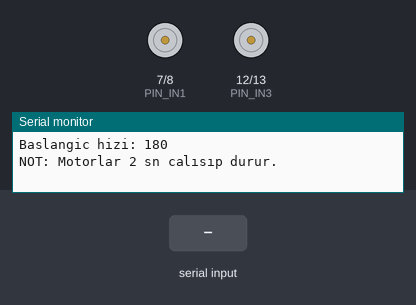
The sketch below on a simulated Arduino Uno, built with avr-gcc and run on an emulated ATmega328P. On the bench: motor-driver pin pairs drawn as motors (green arrow = first pin HIGH = forward, orange = second pin HIGH = backward, longer = more drive, scaled by the enable pin), the last lines printed to the serial monitor. Inputs (shaded band) come from the test bench.

Above: at 1.4 s.
1.5 s: "f" received over Serial
At 2.2 s:
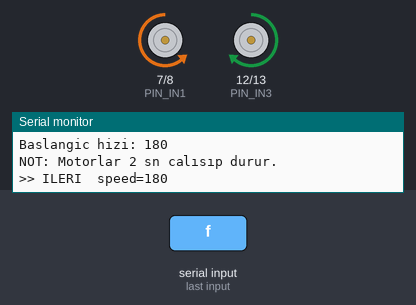
4.5 s: "b" received over Serial
At 5.6 s:
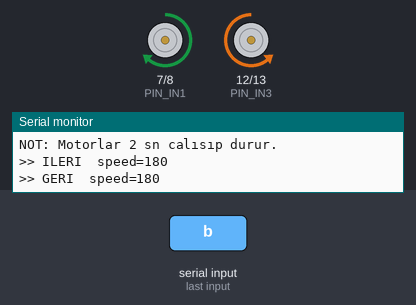
7.5 s: "l" received over Serial
At 7.9 s:
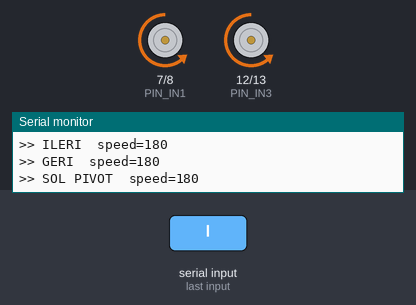
10.5 s: "r" received over Serial
At 11.4 s:
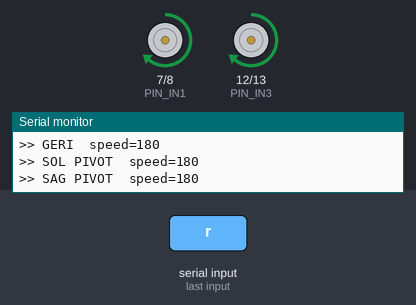
Timing chart, 0 to 14.0 s (numbered marks = the images above; inputs shaded):
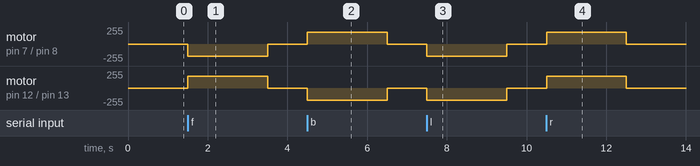

The sketch:

step5_motor_test.ino
```cpp
// =====================================================================
// MEGABUS — Step 5: L298N Motor Testi
//
// Pin planı:
//   D5  = ENA → Sağ motor PWM
//   D6  = ENB → Sol motor PWM
//   D7  = IN1 → Sağ yön A
//   D8  = IN2 → Sağ yön B
//   D12 = IN3 → Sol yön A
//   D13 = IN4 → Sol yön B
//
// L298N ENA/ENB jumper'ları ÇIKARILMIŞ olmalı (PWM D5/D6'dan geliyor).
// Motor gücü harici bataryadan; L298N 5V pini Arduino'ya BAĞLANMAZ.
//
// Yön ters dönüyorsa ilgili define'ı true yap:
#define INVERT_RIGHT true
#define INVERT_LEFT  false
//
// Serial Monitor: 115200 baud
// Komutlar (büyük/küçük fark etmez):
//   f → İleri (2 sn)
//   b → Geri  (2 sn)
//   l → Sol pivot (2 sn)
//   r → Sağ pivot (2 sn)
//   s → Dur
//   + → Hızı artır (50 adım)
//   - → Hızı azalt (50 adım)
// =====================================================================

#define PIN_ENA  5    // Sağ PWM
#define PIN_ENB  6    // Sol PWM
#define PIN_IN1  7    // Sağ A
#define PIN_IN2  8    // Sağ B
#define PIN_IN3  12   // Sol A
#define PIN_IN4  13   // Sol B

const int MIN_PWM  = 100;   // Motorun dönmeye başladığı minimum
const int MAX_PWM  = 255;   // analogWrite max (Arduino Uno 8-bit)
int speed = 180;

// ---------- düşük seviye ----------

void setRight(bool fwd, int pwm) {
  bool a = INVERT_RIGHT ? !fwd : fwd;
  digitalWrite(PIN_IN1, a  ? HIGH : LOW);
  digitalWrite(PIN_IN2, a  ? LOW  : HIGH);
  analogWrite(PIN_ENA, constrain(pwm, 0, MAX_PWM));
}

void setLeft(bool fwd, int pwm) {
  bool a = INVERT_LEFT ? !fwd : fwd;
  digitalWrite(PIN_IN3, a  ? HIGH : LOW);
  digitalWrite(PIN_IN4, a  ? LOW  : HIGH);
  analogWrite(PIN_ENB, constrain(pwm, 0, MAX_PWM));
}

void stopMotors() {
  analogWrite(PIN_ENA, 0);
  analogWrite(PIN_ENB, 0);
  digitalWrite(PIN_IN1, LOW); digitalWrite(PIN_IN2, LOW);
  digitalWrite(PIN_IN3, LOW); digitalWrite(PIN_IN4, LOW);
}

// ---------- hareketler ----------

void driveForward(int pwm)  { setRight(true,  pwm); setLeft(true,  pwm); }
void driveBackward(int pwm) { setRight(false, pwm); setLeft(false, pwm); }
void pivotLeft(int pwm)     { setRight(true,  pwm); setLeft(false, pwm); }
void pivotRight(int pwm)    { setRight(false, pwm); setLeft(true,  pwm); }

void runFor(void (*fn)(int), int pwm, unsigned long ms) {
  fn(pwm);
  delay(ms);
  stopMotors();
}

void printStatus(const char* cmd) {
  Serial.print(F(">> "));
  Serial.print(cmd);
  Serial.print(F("  speed="));
  Serial.println(speed);
}

void setup() {
  Serial.begin(115200);
  while (!Serial) {}
  delay(200);

  pinMode(PIN_IN1, OUTPUT); pinMode(PIN_IN2, OUTPUT);
  pinMode(PIN_IN3, OUTPUT); pinMode(PIN_IN4, OUTPUT);
  pinMode(PIN_ENA, OUTPUT); pinMode(PIN_ENB, OUTPUT);
  stopMotors();

  Serial.println(F("=== MEGABUS Step 5: Motor Test ==="));
  Serial.println(F("f=ileri  b=geri  l=sol  r=sag  s=dur  +=hiz+  -=hiz-"));
  Serial.print(F("Baslangic hizi: ")); Serial.println(speed);
  Serial.println(F("NOT: Motorlar 2 sn calısıp durur."));
  Serial.println();
}

void loop() {
  if (!Serial.available()) return;
  char c = tolower(Serial.read());

  switch (c) {
    case 'f':
      printStatus("ILERI");
      runFor(driveForward, speed, 2000);
      break;
    case 'b':
      printStatus("GERI");
      runFor(driveBackward, speed, 2000);
      break;
    case 'l':
      printStatus("SOL PIVOT");
      runFor(pivotLeft, speed, 2000);
      break;
    case 'r':
      printStatus("SAG PIVOT");
      runFor(pivotRight, speed, 2000);
      break;
    case 's':
      stopMotors();
      Serial.println(F(">> DUR"));
      break;
    case '+':
      speed = min(speed + 50, MAX_PWM);
      Serial.print(F(">> Hiz: ")); Serial.println(speed);
      break;
    case '-':
      speed = max(speed - 50, MIN_PWM);
      Serial.print(F(">> Hiz: ")); Serial.println(speed);
      break;
    default:
      break;
  }
}
```

Measured:
- after the input at 1.5 s, motor on pin 7 (PIN_IN1) / pin 8 (PIN_IN2): stopped → backward 180/255 at once, → stopped 2.0 s later; motor on pin 12 (PIN_IN3) / pin 13 (PIN_IN4): stopped → forward 180/255 at once, → stopped 2.0 s later
- after the input at 4.5 s, motor on pin 7 (PIN_IN1) / pin 8 (PIN_IN2): stopped → forward 180/255 at once, → stopped 2.0 s later; motor on pin 12 (PIN_IN3) / pin 13 (PIN_IN4): stopped → backward 180/255 at once, → stopped 2.0 s later
- after the input at 7.5 s, motor on pin 7 (PIN_IN1) / pin 8 (PIN_IN2), motor on pin 12 (PIN_IN3) / pin 13 (PIN_IN4): stopped → backward 180/255 at once, → stopped 2.0 s later
- after the input at 10.5 s, motor on pin 7 (PIN_IN1) / pin 8 (PIN_IN2), motor on pin 12 (PIN_IN3) / pin 13 (PIN_IN4): stopped → forward 180/255 at once, → stopped 2.0 s later
